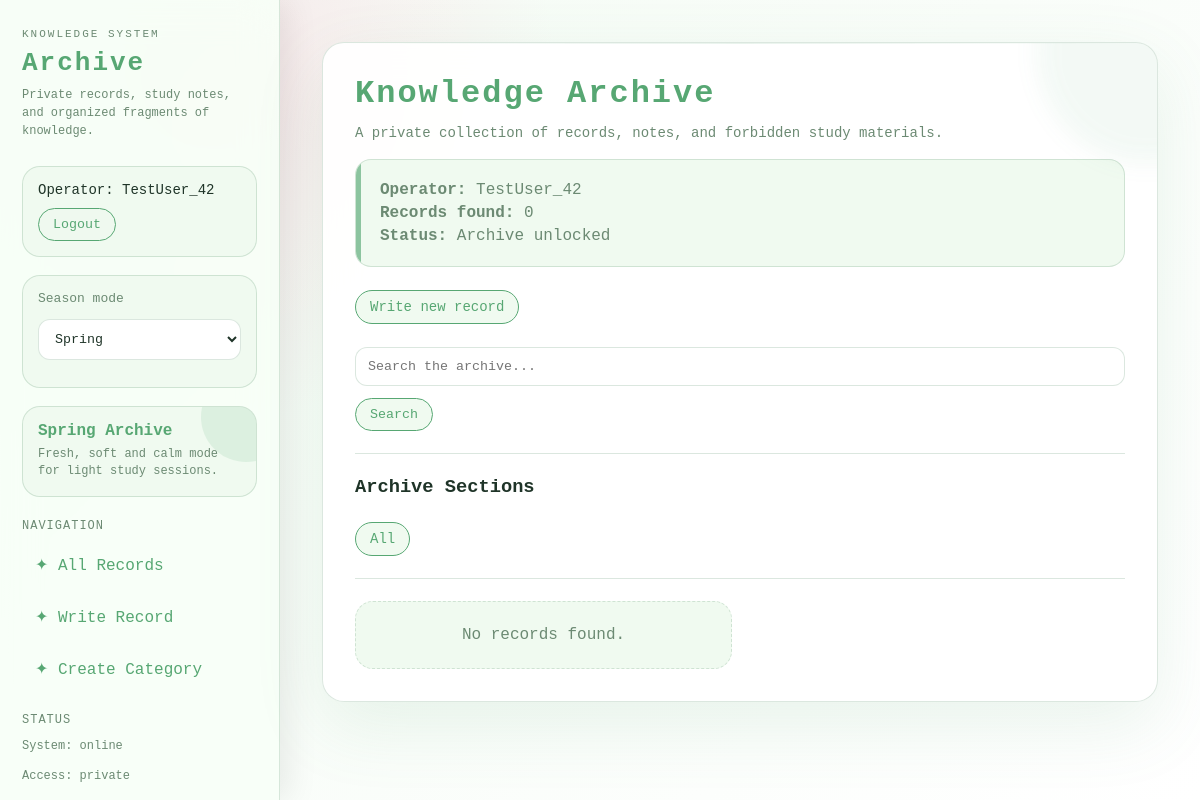
The page / (signed in) on the database as committed earlier.
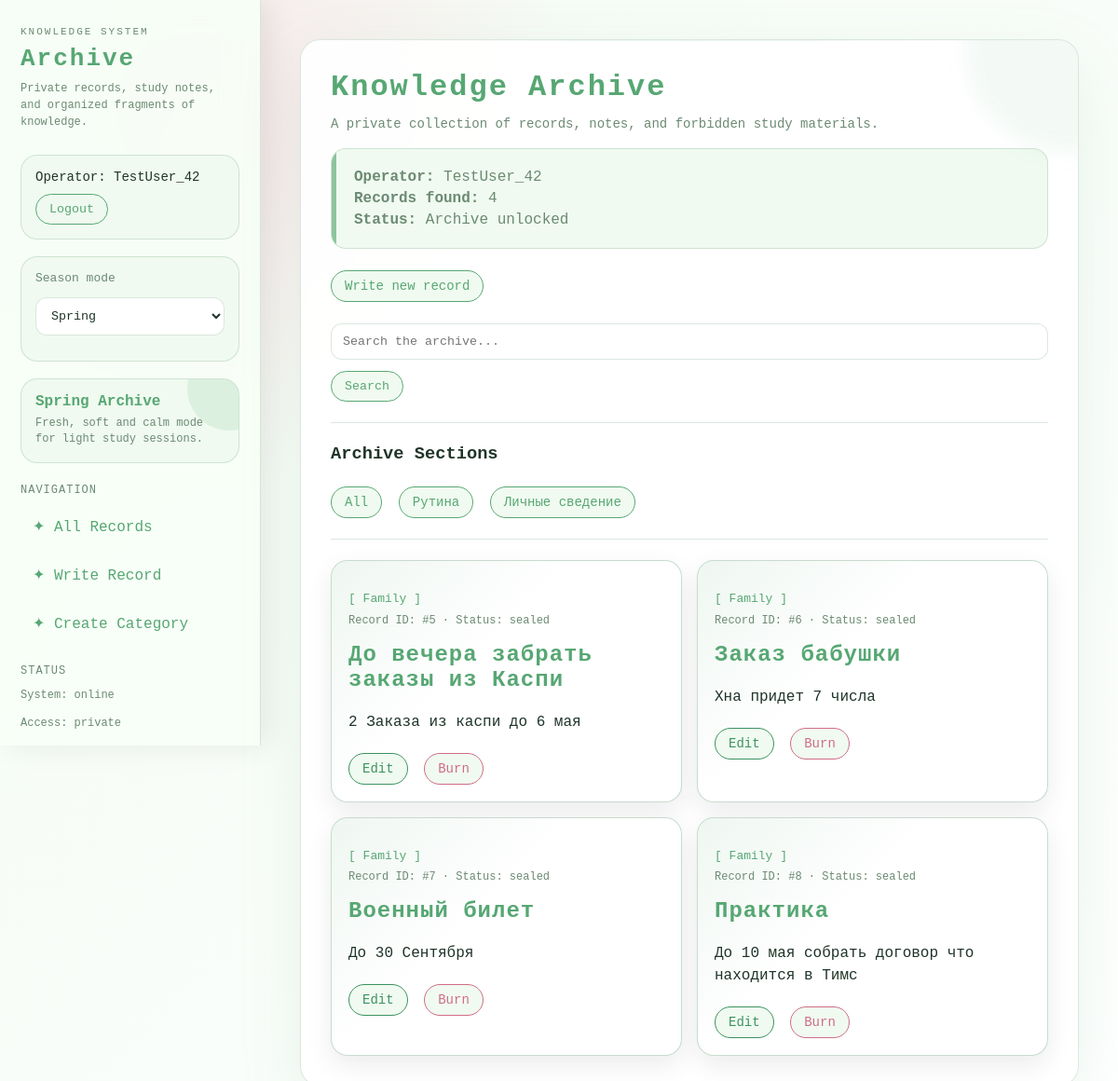
The same page on the database as committed later.
### notes/models.py (models this page shows, shortened)
class Category(models.Model):
    user = models.ForeignKey(User, on_delete=models.CASCADE, null=True, blank=True)
    name = models.CharField(max_length=100)
    def __str__(self):
        return self.name

class Note(models.Model):
    title = models.CharField(max_length=200)
    content = models.TextField()
    category = models.ForeignKey(Category, on_delete=models.CASCADE)
    user = models.ForeignKey(User, on_delete=models.CASCADE, null=True, blank=True)

### notes/views.py (the view)
# urls.py: path('', note_list, name='note_list'),
@login_required
def note_list(request):
    category_id = request.GET.get('category')
    query = request.GET.get('q')
    notes = Note.objects.filter(user=request.user)
    categories = Category.objects.filter(user=request.user)
    if category_id:
        notes = notes.filter(category_id=category_id)
    if query:
        notes = notes.filter(
            Q(title__icontains=query) | Q(content__icontains=query)
        )
    return render(request, 'notes/note_list.html', {
        'notes': notes,
        'categories': categories,
        'query': query,
    })

### notes/templates/notes/note_list.html
{% extends 'notes/base.html' %}
{% block content %}
    <h1>Knowledge Archive</h1>
    <p class="subtitle">A private collection of records, notes, and forbidden study materials.</p>
<div class="archive-panel">
    <p><strong>Operator:</strong> {{ user.username }}</p>
    <p><strong>Records found:</strong> {{ notes|length }}</p>
    <p><strong>Status:</strong> Archive unlocked</p>
</div>
    <a class="btn btn-create" href="{% url 'note_create' %}">Write new record</a>
    <form method="get" class="search-form">
        <input type="text" name="q" placeholder="Search the archive..." value="{{ query|default:'' }}">
        <button type="submit">Search</button>
    </form>
    <hr>
    <h3>Archive Sections</h3>
    <a class="btn btn-create" href="{% url 'note_list' %}">All</a>
    {% for category in categories %}
        <a class="btn btn-create" href="?category={{ category.id }}">
            {{ category.name }}
        </a>
    {% endfor %}
    <hr>
    <div class="note-grid">
    {% for note in notes %}
        <div class="note">
            <p class="note-category">[ {{ note.category }} ]</p>
            <p class="note-meta">Record ID: #{{ note.id }} · Status: sealed</p>
            <h2>{{ note.title }}</h2>
            <p>{{ note.content }}</p>
            <div style="margin-top: 14px;">
                <a class="btn btn-edit" href="{% url 'note_update' note.id %}">Edit</a>
                <a class="btn btn-delete" href="{% url 'note_delete' note.id %}">Burn</a>
            </div>
        </div>
    {% empty %}
        <div class="empty-state">
            No records found.
        </div>
    {% endfor %}
</div>
{% endblock %}

Rows that differ between the two databases and show on the page:
added Category: name "Рутина"
added Category: name "Личные сведение"
added Note: category "Family", id "5", title "До вечера забрать заказы из Каспи", content "2 Заказа из каспи до 6 мая"
added Note: category "Family", id "6", title "Заказ бабушки", content "Хна придет 7 числа"
added Note: category "Family", id "7", title "Военный билет", content "До 30 Сентября"
added Note: category "Family", id "8", title "Практика", content "До 10 мая собрать договор что находится в Тимс"
Other text that changed with them:
{{ notes|length }}: "0" → "4"
text no longer shown: "No records found."
